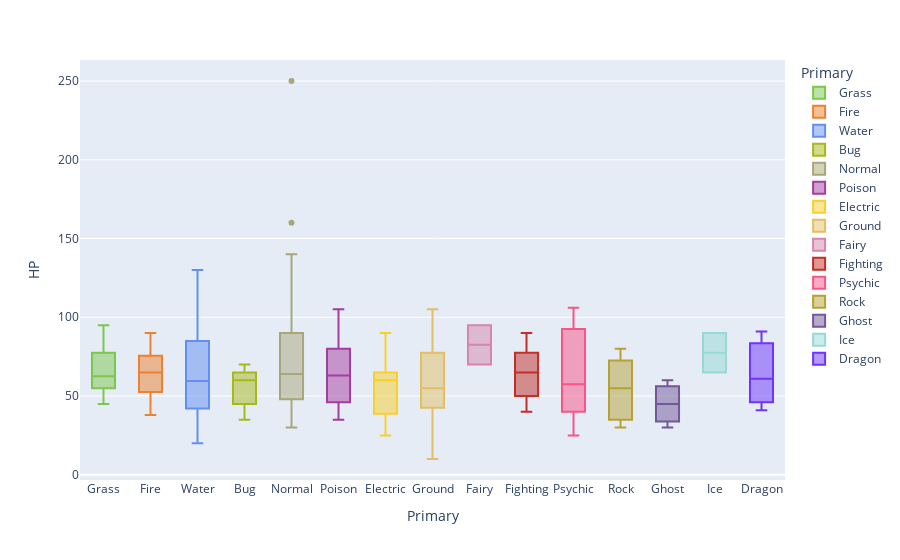

The notebook cell saved with this chart:
### Code cell
px.box(gen1_df, x="Primary", y="HP",
       color="Primary", color_discrete_map=colours, hover_name='Name')

### Figure 1 — Plotly figure (JSON) as saved in the notebook; plotly's stock layout.template omitted (floating-point values rounded to 4 significant figures)
{"data": [{"alignmentgroup": "True", "hovertemplate": "<b>%{hovertext}</b><br><br>Primary=%{x}<br>HP=%{y}<extra></extra>", "hovertext": ["Bulbasaur", "Ivysaur", "Venusaur", "Oddish", "Gloom", "Vileplume", "Bellsprout", "Weepinbell", "Victreebel", "Exeggcute", "Exeggutor", "Tangela"], "legendgroup": "Grass", "marker": {"color": "#7AC74C"}, "name": "Grass", "notched": false, "offsetgroup": "Grass", "orientation": "v", "showlegend": true, "type": "box", "x": ["Grass", "Grass", "Grass", "Grass", "Grass", "Grass", "Grass", "Grass", "Grass", "Grass", "Grass", "Grass"], "x0": " ", "xaxis": "x", "y": [45, 60, 80, 45, 60, 75, 50, 65, 80, 60, 95, 65], "y0": " ", "yaxis": "y"}, {"alignmentgroup": "True", "hovertemplate": "<b>%{hovertext}</b><br><br>Primary=%{x}<br>HP=%{y}<extra></extra>", "hovertext": ["Charmander", "Charmeleon", "Charizard", "Vulpix", "Ninetales", "Growlithe", "Arcanine", "Ponyta", "Rapidash", "Magmar", "Flareon", "Moltres"], "legendgroup": "Fire", "marker": {"color": "#EE8130"}, "name": "Fire", "notched": false, "offsetgroup": "Fire", "orientation": "v", "showlegend": true, "type": "box", "x": ["Fire", "Fire", "Fire", "Fire", "Fire", "Fire", "Fire", "Fire", "Fire", "Fire", "Fire", "Fire"], "x0": " ", "xaxis": "x", "y": [39, 58, 78, 38, 73, 55, 90, 50, 65, 65, 65, 90], "y0": " ", "yaxis": "y"}, {"alignmentgroup": "True", "hovertemplate": "<b>%{hovertext}</b><br><br>Primary=%{x}<br>HP=%{y}<extra></extra>", "hovertext": ["Squirtle", "Wartortle", "Blastoise", "Psyduck", "Golduck", "Poliwag", "Poliwhirl", "Poliwrath", "Tentacool", "Tentacruel", "Slowpoke", "Slowbro", "Seel", "Dewgong", "Shellder", "Cloyster", "Krabby", "Kingler", "Horsea", "Seadra", "Goldeen", "Seaking", "Staryu", "Starmie", "Magikarp", "Gyarados", "Lapras", "Vaporeon"], "legendgroup": "Water", "marker": {"color": "#6390F0"}, "name": "Water", "notched": false, "offsetgroup": "Water", "orientation": "v", "showlegend": true, "type": "box", "x": ["Water", "Water", "Water", "Water", "Water", "Water", "Water", "Water", "Water", "Water", "Water", "Water", "Water", "Water", "Water", "Water", "Water", "Water", "Water", "Water", "Water", "Water", "Water", "Water", "Water", "Water", "Water", "Water"], "x0": " ", "xaxis": "x", "y": [44, 59, 79, 50, 80, 40, 65, 90, 40, 80, 90, 95, 65, 90, 30, 50, 30, 55, 30, 55, 45, 80, 30, 60, 20, 95, 130, 130], "y0": " ", "yaxis": "y"}, {"alignmentgroup": "True", "hovertemplate": "<b>%{hovertext}</b><br><br>Primary=%{x}<br>HP=%{y}<extra></extra>", "hovertext": ["Caterpie", "Metapod", "Butterfree", "Weedle", "Kakuna", "Beedrill", "Paras", "Parasect", "Venonat", "Venomoth", "Scyther", "Pinsir"], "legendgroup": "Bug", "marker": {"color": "#A6B91A"}, "name": "Bug", "notched": false, "offsetgroup": "Bug", "orientation": "v", "showlegend": true, "type": "box", "x": ["Bug", "Bug", "Bug", "Bug", "Bug", "Bug", "Bug", "Bug", "Bug", "Bug", "Bug", "Bug"], "x0": " ", "xaxis": "x", "y": [45, 50, 60, 40, 45, 65, 35, 60, 60, 70, 70, 65], "y0": " ", "yaxis": "y"}, {"alignmentgroup": "True", "hovertemplate": "<b>%{hovertext}</b><br><br>Primary=%{x}<br>HP=%{y}<extra></extra>", "hovertext": ["Pidgey", "Pidgeotto", "Pidgeot", "Rattata", "Raticate", "Spearow", "Fearow", "Jigglypuff", "Wigglytuff", "Meowth", "Persian", "Farfetch'd", "Doduo", "Dodrio", "Lickitung", "Chansey", "Kangaskhan", "Tauros", "Ditto", "Eevee", "Porygon", "Snorlax"], "legendgroup": "Normal", "marker": {"color": "#A8A77A"}, "name": "Normal", "notched": false, "offsetgroup": "Normal", "orientation": "v", "showlegend": true, "type": "box", "x": ["Normal", "Normal", "Normal", "Normal", "Normal", "Normal", "Normal", "Normal", "Normal", "Normal", "Normal", "Normal", "Normal", "Normal", "Normal", "Normal", "Normal", "Normal", "Normal", "Normal", "Normal", "Normal"], "x0": " ", "xaxis": "x", "y": [40, 63, 83, 30, 55, 40, 65, 115, 140, 40, 65, 52, 35, 60, 90, 250, 105, 75, 48, 55, 65, 160], "y0": " ", "yaxis": "y"}, {"alignmentgroup": "True", "hovertemplate": "<b>%{hovertext}</b><br><br>Primary=%{x}<br>HP=%{y}<extra></extra>", "hovertext": ["Ekans", "Arbok", "Nidoran♀", "Nidorina", "Nidoqueen", "Nidoran♂", "Nidorino", "Nidoking", "Zubat", "Golbat", "Grimer", "Muk", "Koffing", "Weezing"], "legendgroup": "Poison", "marker": {"color": "#A33EA1"}, "name": "Poison", "notched": false, "offsetgroup": "Poison", "orientation": "v", "showlegend": true, "type": "box", "x": ["Poison", "Poison", "Poison", "Poison", "Poison", "Poison", "Poison", "Poison", "Poison", "Poison", "Poison", "Poison", "Poison", "Poison"], "x0": " ", "xaxis": "x", "y": [35, 60, 55, 70, 90, 46, 61, 81, 40, 75, 80, 105, 40, 65], "y0": " ", "yaxis": "y"}, {"alignmentgroup": "True", "hovertemplate": "<b>%{hovertext}</b><br><br>Primary=%{x}<br>HP=%{y}<extra></extra>", "hovertext": ["Pikachu", "Raichu", "Magnemite", "Magneton", "Voltorb", "Electrode", "Electabuzz", "Jolteon", "Zapdos"], "legendgroup": "Electric", "marker": {"color": "#F7D02C"}, "name": "Electric", "notched": false, "offsetgroup": "Electric", "orientation": "v", "showlegend": true, "type": "box", "x": ["Electric", "Electric", "Electric", "Electric", "Electric", "Electric", "Electric", "Electric", "Electric"], "x0": " ", "xaxis": "x", "y": [35, 60, 25, 50, 40, 60, 65, 65, 90], "y0": " ", "yaxis": "y"}, {"alignmentgroup": "True", "hovertemplate": "<b>%{hovertext}</b><br><br>Primary=%{x}<br>HP=%{y}<extra></extra>", "hovertext": ["Sandshrew", "Sandslash", "Diglett", "Dugtrio", "Cubone", "Marowak", "Rhyhorn", "Rhydon"], "legendgroup": "Ground", "marker": {"color": "#E2BF65"}, "name": "Ground", "notched": false, "offsetgroup": "Ground", "orientation": "v", "showlegend": true, "type": "box", "x": ["Ground", "Ground", "Ground", "Ground", "Ground", "Ground", "Ground", "Ground"], "x0": " ", "xaxis": "x", "y": [50, 75, 10, 35, 50, 60, 80, 105], "y0": " ", "yaxis": "y"}, {"alignmentgroup": "True", "hovertemplate": "<b>%{hovertext}</b><br><br>Primary=%{x}<br>HP=%{y}<extra></extra>", "hovertext": ["Clefairy", "Clefable"], "legendgroup": "Fairy", "marker": {"color": "#D685AD"}, "name": "Fairy", "notched": false, "offsetgroup": "Fairy", "orientation": "v", "showlegend": true, "type": "box", "x": ["Fairy", "Fairy"], "x0": " ", "xaxis": "x", "y": [70, 95], "y0": " ", "yaxis": "y"}, {"alignmentgroup": "True", "hovertemplate": "<b>%{hovertext}</b><br><br>Primary=%{x}<br>HP=%{y}<extra></extra>", "hovertext": ["Mankey", "Primeape", "Machop", "Machoke", "Machamp", "Hitmonlee", "Hitmonchan"], "legendgroup": "Fighting", "marker": {"color": "#C22E28"}, "name": "Fighting", "notched": false, "offsetgroup": "Fighting", "orientation": "v", "showlegend": true, "type": "box", "x": ["Fighting", "Fighting", "Fighting", "Fighting", "Fighting", "Fighting", "Fighting"], "x0": " ", "xaxis": "x", "y": [40, 65, 70, 80, 90, 50, 50], "y0": " ", "yaxis": "y"}, {"alignmentgroup": "True", "hovertemplate": "<b>%{hovertext}</b><br><br>Primary=%{x}<br>HP=%{y}<extra></extra>", "hovertext": ["Abra", "Kadabra", "Alakazam", "Drowzee", "Hypno", "Mr.", "Mewtwo", "Mew"], "legendgroup": "Psychic", "marker": {"color": "#F95587"}, "name": "Psychic", "notched": false, "offsetgroup": "Psychic", "orientation": "v", "showlegend": true, "type": "box", "x": ["Psychic", "Psychic", "Psychic", "Psychic", "Psychic", "Psychic", "Psychic", "Psychic"], "x0": " ", "xaxis": "x", "y": [25, 40, 55, 60, 85, 40, 106, 100], "y0": " ", "yaxis": "y"}, {"alignmentgroup": "True", "hovertemplate": "<b>%{hovertext}</b><br><br>Primary=%{x}<br>HP=%{y}<extra></extra>", "hovertext": ["Geodude", "Graveler", "Golem", "Onix", "Omanyte", "Omastar", "Kabuto", "Kabutops", "Aerodactyl"], "legendgroup": "Rock", "marker": {"color": "#B6A136"}, "name": "Rock", "notched": false, "offsetgroup": "Rock", "orientation": "v", "showlegend": true, "type": "box", "x": ["Rock", "Rock", "Rock", "Rock", "Rock", "Rock", "Rock", "Rock", "Rock"], "x0": " ", "xaxis": "x", "y": [40, 55, 80, 35, 35, 70, 30, 60, 80], "y0": " ", "yaxis": "y"}, {"alignmentgroup": "True", "hovertemplate": "<b>%{hovertext}</b><br><br>Primary=%{x}<br>HP=%{y}<extra></extra>", "hovertext": ["Gastly", "Haunter", "Gengar"], "legendgroup": "Ghost", "marker": {"color": "#735797"}, "name": "Ghost", "notched": false, "offsetgroup": "Ghost", "orientation": "v", "showlegend": true, "type": "box", "x": ["Ghost", "Ghost", "Ghost"], "x0": " ", "xaxis": "x", "y": [30, 45, 60], "y0": " ", "yaxis": "y"}, {"alignmentgroup": "True", "hovertemplate": "<b>%{hovertext}</b><br><br>Primary=%{x}<br>HP=%{y}<extra></extra>", "hovertext": ["Jynx", "Articuno"], "legendgroup": "Ice", "marker": {"color": "#96D9D6"}, "name": "Ice", "notched": false, "offsetgroup": "Ice", "orientation": "v", "showlegend": true, "type": "box", "x": ["Ice", "Ice"], "x0": " ", "xaxis": "x", "y": [65, 90], "y0": " ", "yaxis": "y"}, {"alignmentgroup": "True", "hovertemplate": "<b>%{hovertext}</b><br><br>Primary=%{x}<br>HP=%{y}<extra></extra>", "hovertext": ["Dratini", "Dragonair", "Dragonite"], "legendgroup": "Dragon", "marker": {"color": "#6F35FC"}, "name": "Dragon", "notched": false, "offsetgroup": "Dragon", "orientation": "v", "showlegend": true, "type": "box", "x": ["Dragon", "Dragon", "Dragon"], "x0": " ", "xaxis": "x", "y": [41, 61, 91], "y0": " ", "yaxis": "y"}], "layout": {"boxmode": "overlay", "legend": {"title": {"text": "Primary"}, "tracegroupgap": 0}, "margin": {"t": 60}, "xaxis": {"anchor": "y", "categoryarray": ["Grass", "Fire", "Water", "Bug", "Normal", "Poison", "Electric", "Ground", "Fairy", "Fighting", "Psychic", "Rock", "Ghost", "Ice", "Dragon"], "categoryorder": "array", "domain": [0, 1], "title": {"text": "Primary"}}, "yaxis": {"anchor": "x", "domain": [0, 1], "title": {"text": "HP"}}}}
